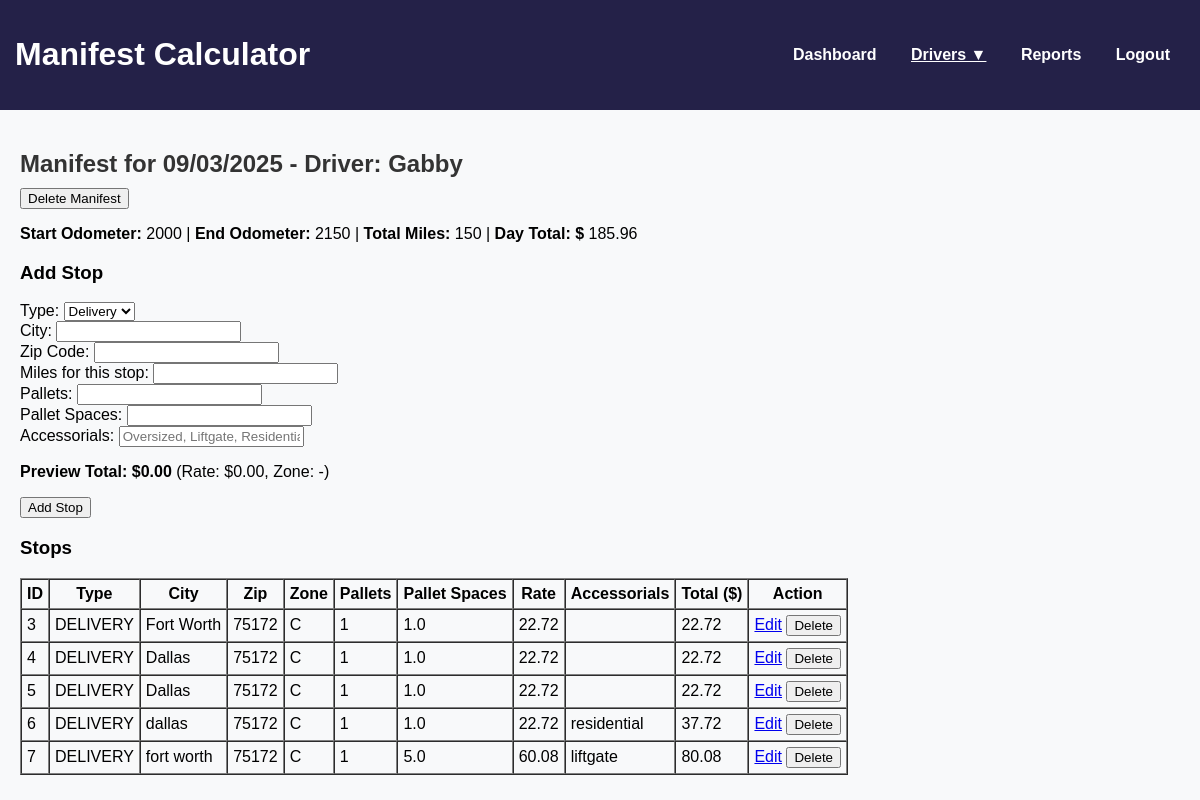
Page /manifest/2 on the committed database.
### models.py (models this page shows)
class Manifest(db.Model):
    id = db.Column(db.Integer, primary_key=True)
    driver_id = db.Column(db.Integer, db.ForeignKey('driver.id'), nullable=False)
    date = db.Column(db.Date, nullable=False)
    start_odometer = db.Column(db.Integer)
    end_odometer = db.Column(db.Integer)
    total_miles = db.Column(db.Integer)
    day_total = db.Column(db.Float)  # sum of all stops
    driver = db.relationship('Driver', back_populates='manifests')
    stops = db.relationship('Stop', back_populates='manifest', cascade="all, delete-orphan")

class Driver(db.Model):
    __tablename__ = 'driver'
    id = db.Column(db.Integer, primary_key=True)
    name = db.Column(db.String(50), nullable=False)
    manifests = db.relationship('Manifest', back_populates='driver', cascade="all, delete-orphan")

class Stop(db.Model):
    id = db.Column(db.Integer, primary_key=True)
    manifest_id = db.Column(db.Integer, db.ForeignKey('manifest.id'), nullable=False)
    type = db.Column(db.String(20))   # Delivery / Pickup
    city = db.Column(db.String(100))
    zip_code = db.Column(db.String(10))
    zone = db.Column(db.String(5))
    pallets = db.Column(db.Integer)
    pallet_spaces = db.Column(db.Float)
    miles = db.Column(db.Float, default=0.0)
    rate = db.Column(db.Float)        # lookup from zone table
    accessorials = db.Column(db.String(200))
    total = db.Column(db.Float)       # rate + extras
    manifest = db.relationship('Manifest', back_populates='stops')

### app.py (the view)
@app.route('/manifest/<int:manifest_id>', methods=['GET'])
def manifest_detail(manifest_id):
    manifest = Manifest.query.get_or_404(manifest_id)
    stops = Stop.query.filter_by(manifest_id=manifest_id).order_by(Stop.id.asc()).all()
    return render_template('manifest_detail.html', manifest=manifest, stops=stops, active_page='drivers')

### app.py (called while the page is built)
@app.context_processor
def inject_drivers():
    all_drivers = Driver.query.order_by(Driver.name).all()
    return dict(all_drivers=all_drivers)

### templates/manifest_detail.html (shortened to what this page needs)
{% extends "base.html" %}
{% block content %}
<h2>Manifest for {{ manifest.date.strftime('%m/%d/%Y') }} - Driver: {{ manifest.driver.name }}</h2>
<form method="POST" action="{{ url_for('delete_manifest', manifest_id=manifest.id) }}"
      onsubmit="return confirm('Are you sure you want to delete this entire manifest and all its stops?');">
    <button type="submit" class="btn btn-danger">Delete Manifest</button>
</form>
<p><strong>Start Odometer:</strong> {{ manifest.start_odometer }} |
   <strong>End Odometer:</strong> {{ manifest.end_odometer }} |
   <strong>Total Miles:</strong> {{ manifest.total_miles }} |
   <strong>Day Total: $</strong> {{ "%.2f"|format(manifest.day_total) }}</p>
<h3>Add Stop</h3>
<form id="add-stop-form" method="POST" action="{{ url_for('add_stop', manifest_id=manifest.id) }}">
    <label>Type:</label>
    <select name="type" id="stop-type">
        <option value="DELIVERY">Delivery</option>
    </select><br>
    <label>City:</label>
    <input type="text" name="city" id="stop-city" required><br>
    <label>Zip Code:</label>
    <input type="text" name="zip_code" id="stop-zip" required><br>
    <label>Miles for this stop:</label>
    <input type="number" step="0.1" name="miles" id="stop-miles"><br>
    <label>Pallets:</label>
    <input type="number" name="pallets" id="stop-pallets" required><br>
    <label>Pallet Spaces:</label>
    <input type="number" step="0.5" name="pallet_spaces" id="stop-pallet-spaces" required><br>
    <label>Accessorials:</label>
    <input type="text" name="accessorials" id="stop-accessorials" placeholder="Oversized, Liftgate, Residential"><br>
    <p><strong>Preview Total: $<span id="preview-total">0.00</span></strong> (Rate: $<span id="preview-rate">0.00</span>, Zone: <span id="preview-zone">-</span>)</p>
    <button type="submit">Add Stop</button>
</form>
<h3>Stops</h3>
<table border="1" cellpadding="5" cellspacing="0">
    <thead>
        <tr>
            <th>ID</th>
            <th>Type</th>
            <th>City</th>
            <th>Zip</th>
            <th>Zone</th>
            <th>Pallets</th>
            <th>Pallet Spaces</th>
            <th>Rate</th>
            <th>Accessorials</th>
            <th>Total ($)</th>
            <th>Action</th>
        </tr>
    </thead>
    <tbody>
        {% for stop in stops %}
        <tr>
            <td>{{ stop.id }}</td>
            <td>{{ stop.type }}</td>
            <td>{{ stop.city }}</td>
            <td>{{ stop.zip_code }}</td>
            <td>{{ stop.zone }}</td>
            <td>{{ stop.pallets }}</td>
            <td>{{ stop.pallet_spaces }}</td>
            <td>{{ "%.2f"|format(stop.rate) }}</td>
            <td>{{ stop.accessorials }}</td>
            <td>{{ "%.2f"|format(stop.total) }}</td>
            <td>
                <a href="{{ url_for('edit_stop', stop_id=stop.id, manifest_id=manifest.id) }}" class="btn btn-sm btn-warning">Edit</a>
                <form method="POST" action="{{ url_for('delete_stop', stop_id=stop.id) }}" style="display:inline;">
                    <button type="submit" class="btn btn-sm btn-danger" onclick="return confirm('Are you sure you want to delete this stop?')">Delete</button>
                </form>
            </td>
        </tr>
        {% endfor %}
    </tbody>
</table>
{% endblock %}

### static/css/style.css (style rules this page uses)
body { font-family: Arial, sans-serif; margin: 0; background: #f8f9fa; }
h2 { margin-bottom: 10px; color: #333; }

### rows in the picture
Manifest: date "09/03/2025", start_odometer "2000", end_odometer "2150", total_miles "150", day_total "185.96"
Driver: driver.name "Gabby"
Stop: id "3", type "DELIVERY", city "Fort Worth", zip_code "75172", zone "C", pallets "1", pallet_spaces "1.0", rate "22.72", total "22.72"
Stop: id "4", type "DELIVERY", city "Dallas", zip_code "75172", zone "C", pallets "1", pallet_spaces "1.0", rate "22.72", total "22.72"
Stop: id "5", type "DELIVERY", city "Dallas", zip_code "75172", zone "C", pallets "1", pallet_spaces "1.0", rate "22.72", total "22.72"
Stop: id "6", type "DELIVERY", city "dallas", zip_code "75172", zone "C", pallets "1", pallet_spaces "1.0", rate "22.72", accessorials "residential", total "37.72"
Stop: id "7", type "DELIVERY", city "fort worth", zip_code "75172", zone "C", pallets "1", pallet_spaces "5.0", rate "60.08", accessorials "liftgate", total "80.08"
